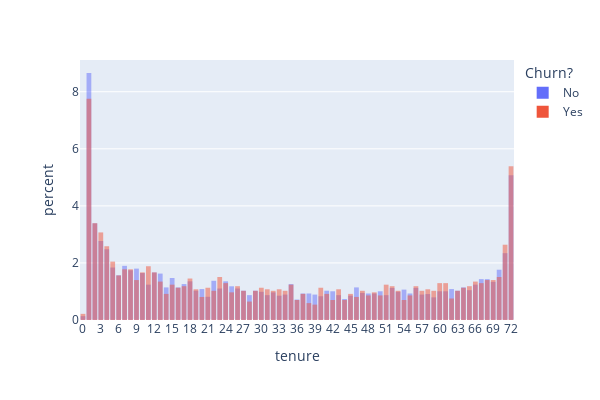
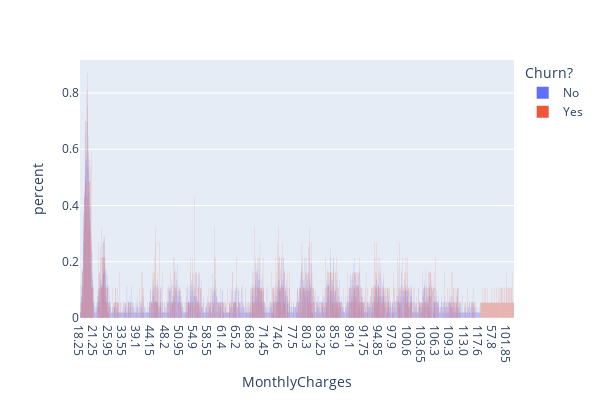
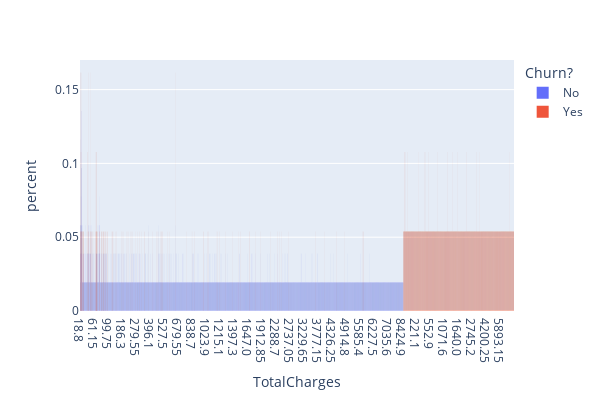
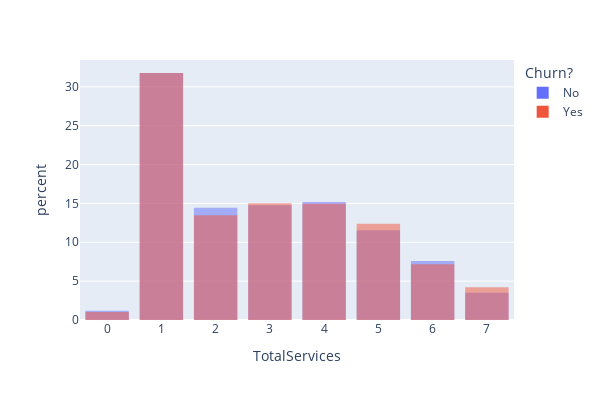

The cell these charts' notebook holds for them, in order:
### Code cell
all_col_num = df.select_dtypes(include=['float64','int64'])
for i in range(len(all_col_num.columns)):
    hist_plot(all_col_num.columns[i])

### Figure 1 — Plotly figure (JSON) as saved in the notebook; plotly's stock layout.template omitted (floating-point values rounded to 4 significant figures; data arrays with more than 128 entries replaced by an {"elided": "..."} marker saying what was removed)
{"data": [{"alignmentgroup": "True", "bingroup": "x", "histnorm": "percent", "hovertemplate": "color=No<br>x=%{x}<br>percent=%{y}<extra></extra>", "legendgroup": "No", "marker": {"color": "#636efa", "opacity": 0.5, "pattern": {"shape": ""}}, "name": "No", "nbinsx": 100, "offsetgroup": "No", "orientation": "v", "showlegend": true, "type": "histogram", "x": {"elided": "5164 str values"}, "xaxis": "x", "yaxis": "y"}, {"alignmentgroup": "True", "bingroup": "x", "histnorm": "percent", "hovertemplate": "color=Yes<br>x=%{x}<br>percent=%{y}<extra></extra>", "legendgroup": "Yes", "marker": {"color": "#EF553B", "opacity": 0.5, "pattern": {"shape": ""}}, "name": "Yes", "nbinsx": 100, "offsetgroup": "Yes", "orientation": "v", "showlegend": true, "type": "histogram", "x": {"elided": "1857 str values"}, "xaxis": "x", "yaxis": "y"}], "layout": {"barmode": "overlay", "height": 400, "legend": {"title": {"text": "Churn?"}, "tracegroupgap": 0}, "margin": {"t": 60}, "width": 600, "xaxis": {"anchor": "y", "domain": [0, 1], "title": {"text": "tenure"}}, "yaxis": {"anchor": "x", "domain": [0, 1], "title": {"text": "percent"}}}}

### Figure 2 — Plotly figure (JSON) as saved in the notebook; plotly's stock layout.template omitted (floating-point values rounded to 4 significant figures; data arrays with more than 128 entries replaced by an {"elided": "..."} marker saying what was removed)
{"data": [{"alignmentgroup": "True", "bingroup": "x", "histnorm": "percent", "hovertemplate": "color=No<br>x=%{x}<br>percent=%{y}<extra></extra>", "legendgroup": "No", "marker": {"color": "#636efa", "opacity": 0.5, "pattern": {"shape": ""}}, "name": "No", "nbinsx": 100, "offsetgroup": "No", "orientation": "v", "showlegend": true, "type": "histogram", "x": {"elided": "5164 str values"}, "xaxis": "x", "yaxis": "y"}, {"alignmentgroup": "True", "bingroup": "x", "histnorm": "percent", "hovertemplate": "color=Yes<br>x=%{x}<br>percent=%{y}<extra></extra>", "legendgroup": "Yes", "marker": {"color": "#EF553B", "opacity": 0.5, "pattern": {"shape": ""}}, "name": "Yes", "nbinsx": 100, "offsetgroup": "Yes", "orientation": "v", "showlegend": true, "type": "histogram", "x": {"elided": "1857 str values"}, "xaxis": "x", "yaxis": "y"}], "layout": {"barmode": "overlay", "height": 400, "legend": {"title": {"text": "Churn?"}, "tracegroupgap": 0}, "margin": {"t": 60}, "width": 600, "xaxis": {"anchor": "y", "domain": [0, 1], "title": {"text": "MonthlyCharges"}}, "yaxis": {"anchor": "x", "domain": [0, 1], "title": {"text": "percent"}}}}

### Figure 3 — Plotly figure (JSON) as saved in the notebook; plotly's stock layout.template omitted (floating-point values rounded to 4 significant figures; data arrays with more than 128 entries replaced by an {"elided": "..."} marker saying what was removed)
{"data": [{"alignmentgroup": "True", "bingroup": "x", "histnorm": "percent", "hovertemplate": "color=No<br>x=%{x}<br>percent=%{y}<extra></extra>", "legendgroup": "No", "marker": {"color": "#636efa", "opacity": 0.5, "pattern": {"shape": ""}}, "name": "No", "nbinsx": 100, "offsetgroup": "No", "orientation": "v", "showlegend": true, "type": "histogram", "x": {"elided": "5164 str values"}, "xaxis": "x", "yaxis": "y"}, {"alignmentgroup": "True", "bingroup": "x", "histnorm": "percent", "hovertemplate": "color=Yes<br>x=%{x}<br>percent=%{y}<extra></extra>", "legendgroup": "Yes", "marker": {"color": "#EF553B", "opacity": 0.5, "pattern": {"shape": ""}}, "name": "Yes", "nbinsx": 100, "offsetgroup": "Yes", "orientation": "v", "showlegend": true, "type": "histogram", "x": {"elided": "1857 str values"}, "xaxis": "x", "yaxis": "y"}], "layout": {"barmode": "overlay", "height": 400, "legend": {"title": {"text": "Churn?"}, "tracegroupgap": 0}, "margin": {"t": 60}, "width": 600, "xaxis": {"anchor": "y", "domain": [0, 1], "title": {"text": "TotalCharges"}}, "yaxis": {"anchor": "x", "domain": [0, 1], "title": {"text": "percent"}}}}

### Figure 4 — Plotly figure (JSON) as saved in the notebook; plotly's stock layout.template omitted (floating-point values rounded to 4 significant figures; data arrays with more than 128 entries replaced by an {"elided": "..."} marker saying what was removed)
{"data": [{"alignmentgroup": "True", "bingroup": "x", "histnorm": "percent", "hovertemplate": "color=No<br>x=%{x}<br>percent=%{y}<extra></extra>", "legendgroup": "No", "marker": {"color": "#636efa", "opacity": 0.5, "pattern": {"shape": ""}}, "name": "No", "nbinsx": 100, "offsetgroup": "No", "orientation": "v", "showlegend": true, "type": "histogram", "x": {"elided": "5164 str values"}, "xaxis": "x", "yaxis": "y"}, {"alignmentgroup": "True", "bingroup": "x", "histnorm": "percent", "hovertemplate": "color=Yes<br>x=%{x}<br>percent=%{y}<extra></extra>", "legendgroup": "Yes", "marker": {"color": "#EF553B", "opacity": 0.5, "pattern": {"shape": ""}}, "name": "Yes", "nbinsx": 100, "offsetgroup": "Yes", "orientation": "v", "showlegend": true, "type": "histogram", "x": {"elided": "1857 str values"}, "xaxis": "x", "yaxis": "y"}], "layout": {"barmode": "overlay", "height": 400, "legend": {"title": {"text": "Churn?"}, "tracegroupgap": 0}, "margin": {"t": 60}, "width": 600, "xaxis": {"anchor": "y", "domain": [0, 1], "title": {"text": "TotalServices"}}, "yaxis": {"anchor": "x", "domain": [0, 1], "title": {"text": "percent"}}}}
